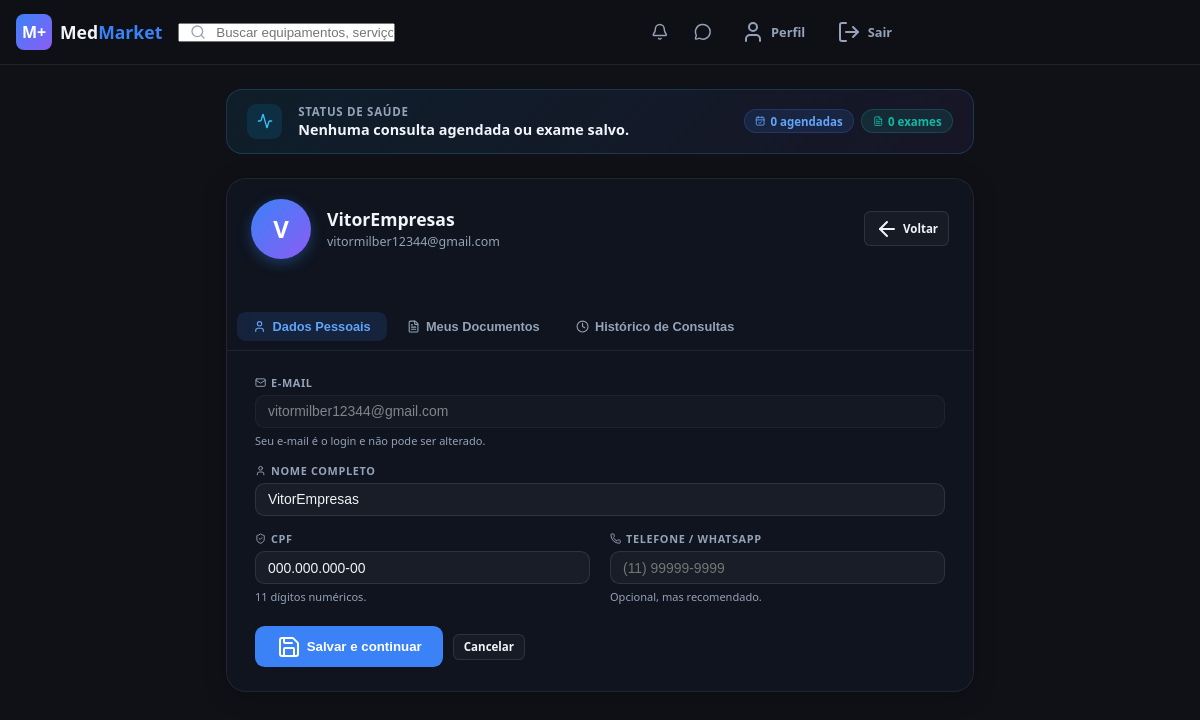
Page /perfil (signed in) on the committed database.
### App/models.py (models this page shows, shortened)
class User(db.Model):
    __tablename__ = 'users'
    USER_TYPE_CLIENT = 'CLIENTE'
    USER_TYPE_CLINIC = 'CLINICA'
    id            = db.Column(db.Integer,     primary_key=True)
    email         = db.Column(db.String(120), unique=True, nullable=False, index=True)
    name          = db.Column(db.String(80),  nullable=False)
    password_hash = db.Column(db.String(256), nullable=False)
    cpf           = db.Column(db.String(11),  unique=True, nullable=True)
    telefone      = db.Column(db.String(20),  nullable=True)   # e.g. "(11) 99999-9999"
    user_type     = db.Column(db.String(10),  nullable=False, default='CLIENTE')
    clinic_profile = db.relationship(
        'ClinicProfile', back_populates='user',
        uselist=False, cascade='all, delete-orphan',
    )
    services = db.relationship(
        'ClinicService',
        foreign_keys='ClinicService.clinic_id',
        backref='clinic',
        lazy='dynamic',
        cascade='all, delete-orphan',
    )
    patient_appointments = db.relationship(
        'Appointment',
        foreign_keys='Appointment.user_id',
        backref='patient',
        lazy='dynamic',
    )
    documentos = db.relationship(
        'DocumentoPaciente',
        foreign_keys='DocumentoPaciente.paciente_id',
        back_populates='paciente',
        lazy=True,
    )

### App/routes/auth.py (the view, shortened to what this page needs)
@auth.route("/perfil", methods=["GET", "POST"])
def perfil():
    if not session.get("user"):
        return redirect("/auth?redirect=/perfil")
    aviso      = request.args.get("aviso", "")
    redirect_to = request.args.get("redirect", "/")
    db_user = User.query.get(session["user"]["id"])
    if not db_user:
        session.pop("user", None)
        return redirect("/auth?redirect=/perfil")
    appointments = (
        Appointment.query
        .filter_by(user_id=db_user.id)
        .order_by(Appointment.date.desc(), Appointment.time_slot.desc())
        .all()
    )
    documentos = (
        DocumentoPaciente.query
        .filter_by(paciente_id=db_user.id)
        .order_by(DocumentoPaciente.data_upload.desc())
        .all()
    )
    return _render_perfil(db_user, aviso, redirect_to, None, appointments, documentos)

### App/routes/auth.py (called while the page is built)
def _render_perfil(user, aviso, redirect_to, erro, appointments=None, documentos=None):
    return render_template(
        "perfil.html",
        user={"email": user.email, "name": user.name,
              "cpf": user.cpf or "", "telefone": user.telefone or ""},
        aviso=aviso,
        redirect_to=redirect_to,
        erro=erro,
        appointments=appointments or [],
        documentos=documentos or [],
        chat_messages=[],
        query="",
        selected_category="",
        is_logged_in=True,
    )

### templates/perfil.html (shortened to what this page needs)
{% extends "base.html" %}
{% block content %}
{% set agendadas_ct = namespace(n=0) %}
{% for a in appointments %}
  {% if a.status in ('pending','confirmed','in_progress') %}
    {% set agendadas_ct.n = agendadas_ct.n + 1 %}
  {% endif %}
{% endfor %}
{% set doc_ct = documentos | length %}
<div class="pp-page" style="padding-top:1.5rem;">
  <div class="pp-health">
    <div class="pp-health-icon"><i data-lucide="activity"></i></div>
    <div>
      <div style="font-size:.72rem;font-weight:700;text-transform:uppercase;letter-spacing:.06em;color:var(--muted);">Status de Saúde</div>
      <div style="font-size:.9rem;font-weight:700;margin-top:.1rem;">
        {% if agendadas_ct.n == 0 and doc_ct == 0 %}
          Nenhuma consulta agendada ou exame salvo.
        {% elif agendadas_ct.n == 0 %}
          {{ doc_ct }} exame{{ 's' if doc_ct != 1 else '' }} salvo{{ 's' if doc_ct != 1 else '' }}.
        {% elif doc_ct == 0 %}
          Você tem {{ agendadas_ct.n }} consulta{{ 's' if agendadas_ct.n != 1 else '' }} agendada{{ 's' if agendadas_ct.n != 1 else '' }}.
        {% else %}
          Você tem {{ agendadas_ct.n }} consulta{{ 's' if agendadas_ct.n != 1 else '' }} agendada{{ 's' if agendadas_ct.n != 1 else '' }} e {{ doc_ct }} exame{{ 's' if doc_ct != 1 else '' }} salvo{{ 's' if doc_ct != 1 else '' }}.
        {% endif %}
      </div>
    </div>
    <div class="pp-health-pills">
      <span class="pp-pill pp-pill-blue">
        <i data-lucide="calendar-check"></i>
        {{ agendadas_ct.n }} agendada{{ 's' if agendadas_ct.n != 1 else '' }}
      </span>
      <span class="pp-pill pp-pill-teal">
        <i data-lucide="file-text"></i>
        {{ doc_ct }} exame{{ 's' if doc_ct != 1 else '' }}
      </span>
    </div>
  </div>
  <div class="pp-glass">
    <div class="pp-hero">
      <div class="pp-avatar">{{ user.name[0] | upper if user.name else '?' }}</div>
      <div class="pp-hero-info">
        <h1>{{ user.name or 'Meu Perfil' }}</h1>
        <p>{{ user.email }}</p>
      </div>
      <a href="{{ redirect_to }}" class="pp-btn-sm" style="margin-left:auto;flex-shrink:0;">
        <i data-lucide="arrow-left"></i> Voltar
      </a>
    </div>
    <div class="pp-tab-nav">
      <button class="pp-tab-btn active" onclick="ppTab('dados', this)">
        <i data-lucide="user"></i> Dados Pessoais
      </button>
      <button class="pp-tab-btn" onclick="ppTab('documentos', this)">
        <i data-lucide="file-text"></i> Meus Documentos
      </button>
      <button class="pp-tab-btn" onclick="ppTab('historico', this)">
        <i data-lucide="clock"></i> Histórico de Consultas
      </button>
    </div>
    <div id="ppTab-dados" class="pp-tab-panel">
      <form method="post"
            action="{{ url_for('auth.perfil', aviso=aviso, redirect=redirect_to) }}"
            id="pp-form">
        <div class="pp-form-grid">
          <div class="pp-field full">
            <label class="pp-label" for="email">
              <i data-lucide="mail"></i> E-mail
            </label>
            <input type="email" id="email" name="email"
                   class="pp-input readonly"
                   value="{{ user.email }}" readonly tabindex="-1" />
            <span class="pp-hint">Seu e-mail é o login e não pode ser alterado.</span>
          </div>
          <div class="pp-field full">
            <label class="pp-label" for="nome">
              <i data-lucide="user"></i> Nome Completo
            </label>
            <input type="text" id="nome" name="nome"
                   class="pp-input"
                   placeholder="Seu nome completo"
                   value="{{ user.name or '' }}"
                   required minlength="2" maxlength="80" autocomplete="name" />
          </div>
          <div class="pp-field">
            <label class="pp-label" for="cpf">
              <i data-lucide="shield-check"></i> CPF
            </label>
            <input type="text" id="cpf" name="cpf"
                   class="pp-input"
                   placeholder="000.000.000-00" maxlength="14"
                   value="{{ user.cpf or '' }}"
                   required autocomplete="off" inputmode="numeric"
                   oninput="formatCPF(this)" />
            <span class="pp-hint">11 dígitos numéricos.</span>
          </div>
          <div class="pp-field">
            <label class="pp-label" for="telefone">
              <i data-lucide="phone"></i> Telefone / WhatsApp
            </label>
            <input type="tel" id="telefone" name="telefone"
                   class="pp-input"
                   placeholder="(11) 99999-9999" maxlength="15"
                   value="{{ user.telefone or '' }}"
                   autocomplete="tel" inputmode="numeric"
                   oninput="formatPhone(this)" />
            <span class="pp-hint">Opcional, mas recomendado.</span>
          </div>
        </div>
        <div style="margin-top:1.35rem;display:flex;gap:.6rem;align-items:center;">
          <button type="submit" class="pp-btn-primary">
            <i data-lucide="save"></i> Salvar e continuar
          </button>
          <a href="{{ redirect_to }}" class="pp-btn-sm">Cancelar</a>
        </div>
      </form>
    </div>
  </div>
</div>
{% endblock %}

### static/css/style.css (style rules this page uses)
*, *::before, *::after { box-sizing: border-box; margin: 0; padding: 0; }
:root { --bg: #0f1117; --bg2: #161b27; --card: #1a2035; --border: rgba(255,255,255,0.08); --primary: #3b82f6; --primary-fg: #fff; --accent: #10b981; --accent-fg: #fff; --warning: #f59e0b; --warning-fg: #000; --fg: #f1f5f9; --muted: #94a3b8; --secondary: #1e2a3b; --radius: 0.5rem; --radius-lg: 0.75rem; --radius-xl: 1rem; --shadow-glow: 0 0 20px rgba(59,130,246,0.15); --gradient-cta: linear-gradient(135deg, #3b82f6 0%, #8b5cf6 100%); --font-body: system-ui, -apple-system, sans-serif; --font-display: 'Inter', system-ui, sans-serif; }
html { scroll-behavior: smooth; }
body { background: var(--bg); color: var(--fg); font-family: var(--font-body); min-height: 100vh; }
a { text-decoration: none; color: inherit; }

### rows in the picture
User: name "V", name "VitorEmpresas", email "vitormilber12344@gmail.com", nome "VitorEmpresas", cpf "000.000.000-00"

### other values in the picture
{{ agendadas_ct.n }} "0"
{{ 's' if agendadas_ct.n != 1 else '' }} "s"
{{ doc_ct }} "0"
{{ 's' if doc_ct != 1 else '' }} "s"
